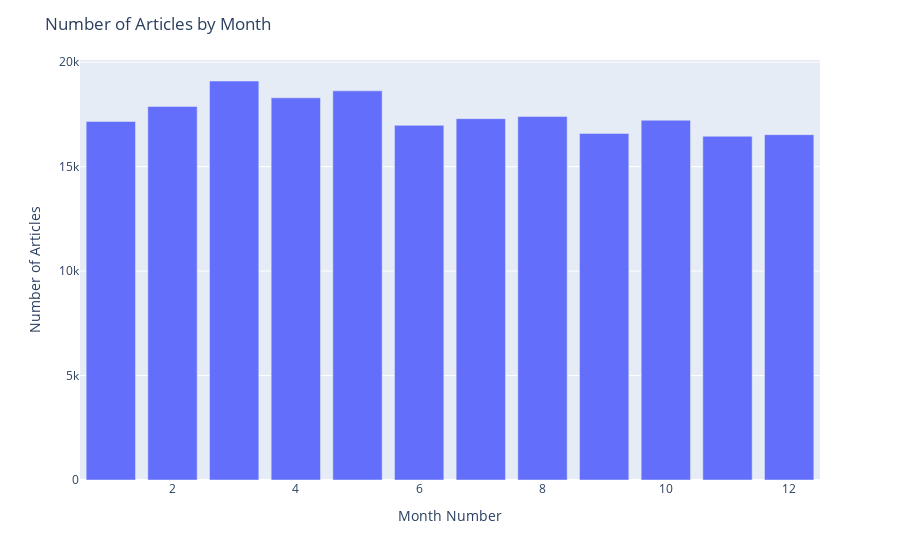

This figure's notebook cell:
### Markdown cell above
March is the month with the highest number of articles.

### Code cell
plt.figure(figsize=(10, 10))
fig = px.bar(df["month_num"].value_counts().sort_values())
fig.update_layout(
    xaxis_title="Month Number",
    yaxis_title="Number of Articles",
    title="Number of Articles by Month",
    showlegend=False,
)
fig.show()

### Figure 1 — Plotly figure (JSON) as saved in the notebook; plotly's stock layout.template omitted (floating-point values rounded to 4 significant figures)
{"data": [{"alignmentgroup": "True", "hovertemplate": "variable=month_num<br>index=%{x}<br>value=%{y}<extra></extra>", "legendgroup": "month_num", "marker": {"color": "#636efa", "pattern": {"shape": ""}}, "name": "month_num", "offsetgroup": "month_num", "orientation": "v", "showlegend": true, "textposition": "auto", "type": "bar", "x": [11, 12, 9, 6, 1, 10, 7, 8, 2, 4, 5, 3], "xaxis": "x", "y": [16454, 16531, 16590, 16977, 17162, 17221, 17297, 17397, 17879, 18293, 18627, 19099], "yaxis": "y"}], "layout": {"barmode": "relative", "legend": {"title": {"text": "variable"}, "tracegroupgap": 0}, "margin": {"t": 60}, "showlegend": false, "title": {"text": "Number of Articles by Month"}, "xaxis": {"anchor": "y", "domain": [0, 1], "title": {"text": "Month Number"}}, "yaxis": {"anchor": "x", "domain": [0, 1], "title": {"text": "Number of Articles"}}}}
